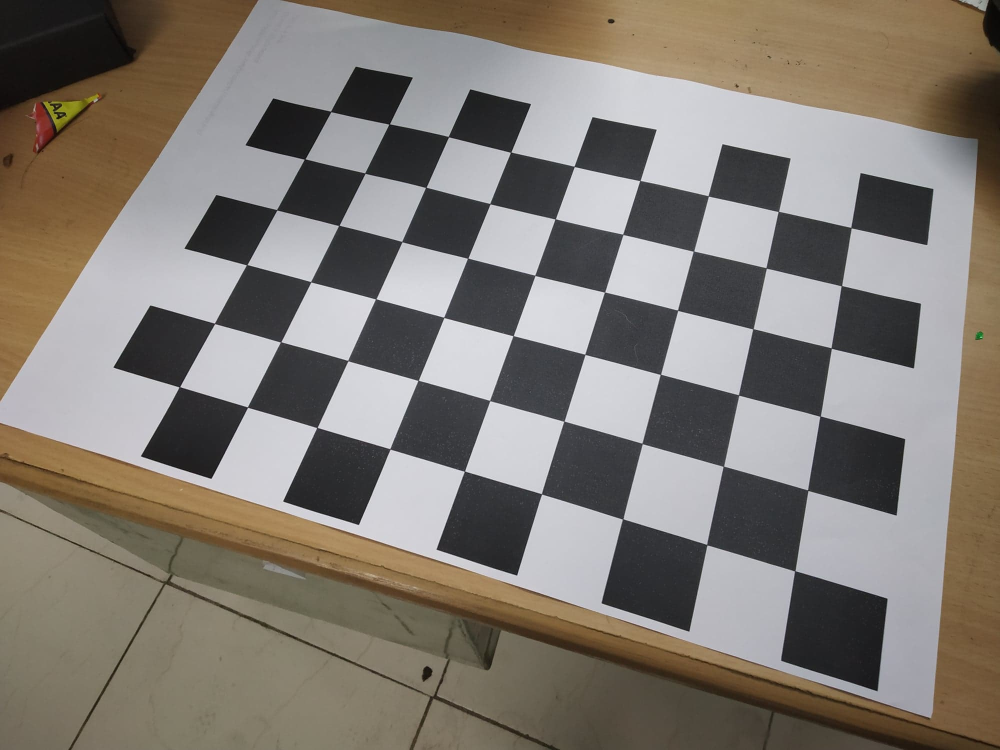
#> input picture CV/Assign1/phone_images_zhang/51024277_554399205036803_8947308869260935168_n.jpg, 2000 x 1500 px (shown at 1/2 size)
$ python histogram_functions.py ../../../CV/Assign1/phone_images_zhang/51024277_554399205036803_8947308869260935168_n.jpg ../../../CV/Assign1/phone_images_zhang/51048602_344000822993042_4130410928338370560_n.jpg   (older library calls are emulated)
#> lines starting #> are read from the running program, lines starting #| are printed output that depends on the picture
### DIP/Assignment1/src/histogram.py
import matplotlib.pyplot as plt
import numpy as np
import sys
from PIL import Image

def bucket_sort(im_list):
	buckets = np.zeros((256))
	for x in im_list:
		buckets[x] += 1
	return buckets

def histogram(im,new_dim=400, verbose=True):

	try:
		im = im.resize((new_dim,new_dim), Image.ANTIALIAS)
	except:
		pass

	im = np.array(im)
	try:
		w,h,ch = im.shape
	except ValueError:
		w,h = im.shape
		ch = 1
		im = im.reshape((w,h,1))

	hist_list = []
	plot_colors = ['red' , 'green', 'blue']
	for c in range(ch):
		y = bucket_sort(np.reshape(im[:,:,c],(w*h,1)) )
		y = y/(w*h)
		hist_list.append(y)
		if verbose:
			plt.plot(np.arange(0,256,1), y , color=plot_colors[c])
			plt.fill_between(np.arange(0,256,1),y,0, alpha=0.3 , color=plot_colors[c])


	if verbose:
		plt.show()

	return np.array(hist_list)


# [11 lines that do not run on import are left out]

### DIP/Assignment1/src/histogram_functions.py
import matplotlib.pyplot as plt
import numpy as np
import sys
from PIL import Image
from histogram import histogram


# [96 lines left out: functions local_histogram_equalization, histogram_equalization, not called in this run]


def histogram_matching(im1,im2, verbose=True):


	try:
		h,w,ch = im1.shape
	except ValueError:
		h,w = im1.shape
		ch =1

	hist1 = histogram(im1,verbose=False)[0]
	cum_hist1 = np.cumsum(hist1)
	hist2 = histogram(im2,verbose=False)[0]
	cum_hist2 = np.cumsum(hist2)


	if verbose:
		fig = plt.figure()
		ax11 = fig.add_subplot(3,2,1)
		ax12 = fig.add_subplot(3,2,2)
		ax21 = fig.add_subplot(3,2,3)
		ax22 = fig.add_subplot(3,2,4)
		ax31 = fig.add_subplot(3,2,5)
		ax32 = fig.add_subplot(3,2,6)

		ax11.plot(np.arange(0,256,1),cum_hist1)
		ax11.set_title("Original CDF")
		ax12.imshow(im1, cmap='gray')
		ax12.set_title("Original")
		ax12.axis('off')

		ax21.plot(np.arange(0,256,1),cum_hist2)
		ax21.set_title("Desired CDF")
		ax22.imshow(im2, cmap='gray')
		ax22.set_title("Second Image")
		ax22.axis('off')


		new_hist = histogram(new_im,verbose=False)[0]
		new_cum_hist = np.cumsum(new_hist)

		ax31.plot(np.arange(0,256,1),new_cum_hist)
		ax31.set_title("New CDF")
		ax32.imshow(new_im, cmap='gray')
		ax32.set_title("New Image")
		ax32.axis('off')


		plt.show()

	return new_im


if __name__ == "__main__":

	# Get the input
	path = sys.argv[1]
	im = Image.open(path).convert('L')
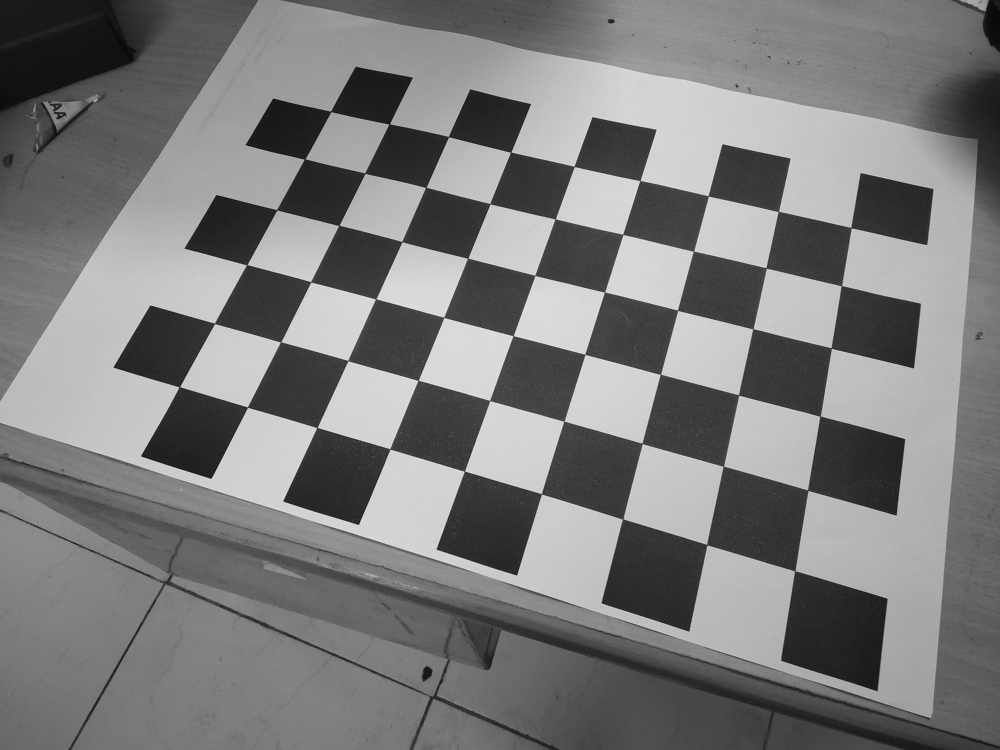
#> im: PIL image 2000x1500 L (shown at 1/2 size); min 0, max 250, mean 123.5
	# Run the function
	im = im.resize((400,400), Image.ANTIALIAS)
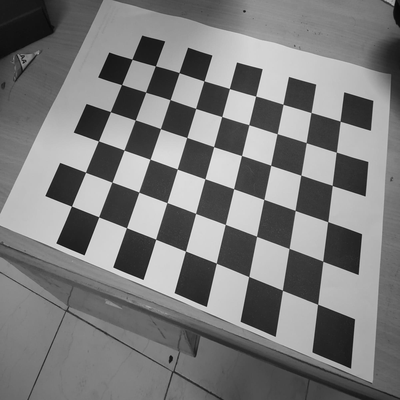
#> im: PIL image 400x400 L; min 7, max 237, mean 123.5
	im = np.array(im)

	# histogram_equalization(im)
	# local_histogram_equalization(im,k=3)
	im2 = Image.open(sys.argv[2])
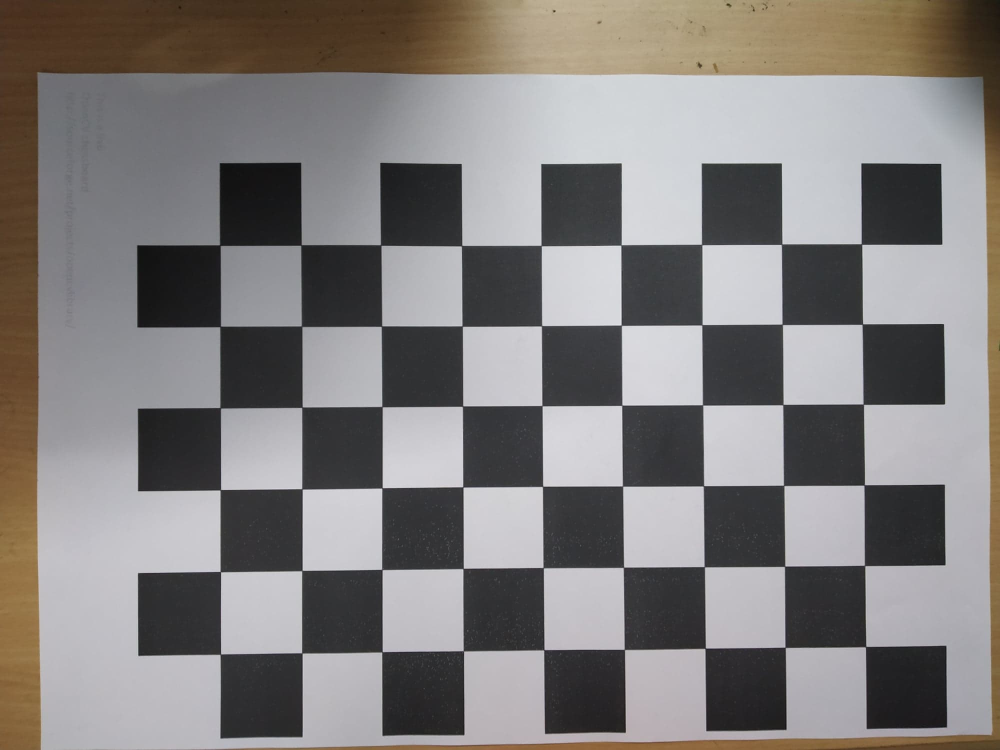
#> input picture CV/Assign1/phone_images_zhang/51048602_344000822993042_4130410928338370560_n.jpg, 2000 x 1500 px (shown at 1/2 size)
#> im2 is the input picture: PIL image 2000x1500 RGB; mean R, G, B 129.6, 126.1, 124.8
	im2 = im2.resize((400,400), Image.ANTIALIAS)
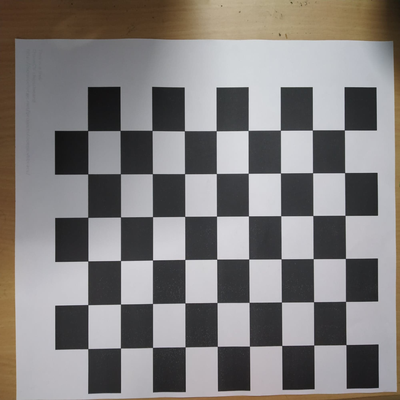
#> im2: PIL image 400x400 RGB; mean R, G, B 129.6, 126.1, 124.8
	im2 = np.array(im2)
	histogram_matching(im,im2)
#> after the loop in histogram, `for c in range(ch):`: hist_list = 1 item
#> in histogram_matching, `hist1 = histogram(im1,verbose=False)[0]`: hist1 = 256 values, max 0.0152 at index 211, min 0 at index 0, mean 0.00391
#> in histogram_matching, `cum_hist1 = np.cumsum(hist1)`: cum_hist1 = 256 values from 0 to 1
#> in histogram_matching, `hist2 = histogram(im2,verbose=False)[0]`: hist2 = 256 values, max 0.0163 at index 53, min 0 at index 0, mean 0.00391
#> in histogram_matching, `cum_hist2 = np.cumsum(hist2)`: cum_hist2 = 256 values from 0 to 1
#> (the run stopped early here; a loop or call above may not have finished)
